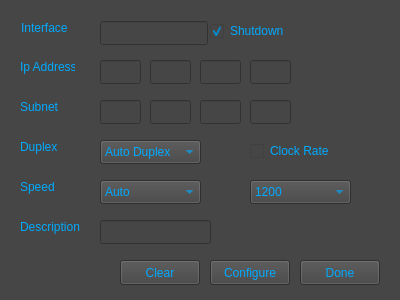
<?xml version="1.0" encoding="UTF-8"?>
<ui version="4.0">
 <class>Interface</class>
 <widget class="QWidget" name="Interface">
  <property name="geometry">
   <rect>
    <x>0</x>
    <y>0</y>
    <width>400</width>
    <height>300</height>
   </rect>
  </property>
  <property name="windowTitle">
   <string>Form</string>
  </property>
  <property name="styleSheet">
   <string notr="true">gridline-color: rgb(0, 0, 0);
background-color: rgb(70, 70, 70);
alternate-background-color: rgb(0, 0, 0);
border-color: rgb(0, 0, 0);
selection-color: rgb(0, 85, 255);
selection-background-color: rgb(0, 0, 127);</string>
  </property>
  <widget class="QLabel" name="label">
   <property name="geometry">
    <rect>
     <x>21</x>
     <y>21</y>
     <width>52</width>
     <height>16</height>
    </rect>
   </property>
   <property name="styleSheet">
    <string notr="true">color :rgb(0, 170, 255)</string>
   </property>
   <property name="text">
    <string>Interface</string>
   </property>
   <property name="alignment">
    <set>Qt::AlignLeading|Qt::AlignLeft|Qt::AlignTop</set>
   </property>
  </widget>
  <widget class="QLineEdit" name="interfaceBox">
   <property name="geometry">
    <rect>
     <x>100</x>
     <y>21</y>
     <width>108</width>
     <height>24</height>
    </rect>
   </property>
   <property name="styleSheet">
    <string notr="true">color: rgb(85, 170, 255);
gridline-color: rgb(0, 0, 0);
selection-color: rgb(0, 0, 0);
border-color: rgb(0, 0, 0);</string>
   </property>
  </widget>
  <widget class="QPushButton" name="exitBtn">
   <property name="geometry">
    <rect>
     <x>300</x>
     <y>260</y>
     <width>80</width>
     <height>25</height>
    </rect>
   </property>
   <property name="cursor">
    <cursorShape>PointingHandCursor</cursorShape>
   </property>
   <property name="styleSheet">
    <string notr="true">color: rgb(0, 170, 255);
background-color: rgb(66, 66, 66);
border-color: rgb(0, 0, 0);</string>
   </property>
   <property name="text">
    <string>Done</string>
   </property>
  </widget>
  <widget class="QPushButton" name="configBtn">
   <property name="geometry">
    <rect>
     <x>210</x>
     <y>260</y>
     <width>80</width>
     <height>25</height>
    </rect>
   </property>
   <property name="cursor">
    <cursorShape>PointingHandCursor</cursorShape>
   </property>
   <property name="styleSheet">
    <string notr="true">color: rgb(0, 170, 255);
background-color: rgb(66, 66, 66);
border-color: rgb(0, 0, 0);</string>
   </property>
   <property name="text">
    <string>Configure</string>
   </property>
   <property name="shortcut">
    <string>Return</string>
   </property>
  </widget>
  <widget class="QLabel" name="label_2">
   <property name="geometry">
    <rect>
     <x>20</x>
     <y>60</y>
     <width>55</width>
     <height>16</height>
    </rect>
   </property>
   <property name="styleSheet">
    <string notr="true">color :rgb(0, 170, 255)</string>
   </property>
   <property name="text">
    <string>Ip Address</string>
   </property>
   <property name="alignment">
    <set>Qt::AlignLeading|Qt::AlignLeft|Qt::AlignTop</set>
   </property>
  </widget>
  <widget class="QLineEdit" name="ipBox1">
   <property name="geometry">
    <rect>
     <x>100</x>
     <y>60</y>
     <width>41</width>
     <height>24</height>
    </rect>
   </property>
   <property name="styleSheet">
    <string notr="true">color: rgb(0, 170, 255);
border-color: rgb(0, 0, 0);</string>
   </property>
  </widget>
  <widget class="QLineEdit" name="ipBox2">
   <property name="geometry">
    <rect>
     <x>150</x>
     <y>60</y>
     <width>41</width>
     <height>24</height>
    </rect>
   </property>
   <property name="styleSheet">
    <string notr="true">color: rgb(0, 170, 255);
border-color: rgb(0, 0, 0);</string>
   </property>
  </widget>
  <widget class="QLineEdit" name="ipBox3">
   <property name="geometry">
    <rect>
     <x>200</x>
     <y>60</y>
     <width>41</width>
     <height>24</height>
    </rect>
   </property>
   <property name="styleSheet">
    <string notr="true">color: rgb(0, 170, 255);
border-color: rgb(0, 0, 0);</string>
   </property>
  </widget>
  <widget class="QLineEdit" name="ipBox4">
   <property name="geometry">
    <rect>
     <x>250</x>
     <y>60</y>
     <width>41</width>
     <height>24</height>
    </rect>
   </property>
   <property name="styleSheet">
    <string notr="true">color: rgb(0, 170, 255);
border-color: rgb(0, 0, 0);</string>
   </property>
  </widget>
  <widget class="QLineEdit" name="subBox4">
   <property name="geometry">
    <rect>
     <x>250</x>
     <y>100</y>
     <width>41</width>
     <height>24</height>
    </rect>
   </property>
   <property name="styleSheet">
    <string notr="true">color: rgb(0, 170, 255);</string>
   </property>
  </widget>
  <widget class="QLineEdit" name="subBox3">
   <property name="geometry">
    <rect>
     <x>200</x>
     <y>100</y>
     <width>41</width>
     <height>24</height>
    </rect>
   </property>
   <property name="styleSheet">
    <string notr="true">color: rgb(0, 170, 255);</string>
   </property>
  </widget>
  <widget class="QLineEdit" name="subBox1">
   <property name="geometry">
    <rect>
     <x>100</x>
     <y>100</y>
     <width>41</width>
     <height>24</height>
    </rect>
   </property>
   <property name="styleSheet">
    <string notr="true">color: rgb(0, 170, 255);</string>
   </property>
  </widget>
  <widget class="QLabel" name="label_3">
   <property name="geometry">
    <rect>
     <x>20</x>
     <y>100</y>
     <width>55</width>
     <height>16</height>
    </rect>
   </property>
   <property name="styleSheet">
    <string notr="true">color :rgb(0, 170, 255)</string>
   </property>
   <property name="text">
    <string>Subnet</string>
   </property>
   <property name="alignment">
    <set>Qt::AlignLeading|Qt::AlignLeft|Qt::AlignTop</set>
   </property>
  </widget>
  <widget class="QLineEdit" name="subBox2">
   <property name="geometry">
    <rect>
     <x>150</x>
     <y>100</y>
     <width>41</width>
     <height>24</height>
    </rect>
   </property>
   <property name="styleSheet">
    <string notr="true">color: rgb(0, 170, 255);</string>
   </property>
  </widget>
  <widget class="QCheckBox" name="shutBox">
   <property name="geometry">
    <rect>
     <x>210</x>
     <y>20</y>
     <width>83</width>
     <height>22</height>
    </rect>
   </property>
   <property name="cursor">
    <cursorShape>PointingHandCursor</cursorShape>
   </property>
   <property name="styleSheet">
    <string notr="true">color: rgb(0, 170, 255);
alternate-background-color: rgb(66, 66, 66);
background-color: rgba(70, 70, 70, 70);
gridline-color: rgb(0, 0, 0);
selection-color: rgb(255, 170, 0);
selection-background-color: rgb(66, 66, 66);
border-color: rgb(0, 0, 0);</string>
   </property>
   <property name="text">
    <string>Shutdown</string>
   </property>
   <property name="checked">
    <bool>true</bool>
   </property>
  </widget>
  <widget class="QComboBox" name="duplexCombo">
   <property name="geometry">
    <rect>
     <x>100</x>
     <y>140</y>
     <width>101</width>
     <height>24</height>
    </rect>
   </property>
   <property name="cursor">
    <cursorShape>PointingHandCursor</cursorShape>
   </property>
   <property name="styleSheet">
    <string notr="true">color: rgb(0, 170, 255);
background-color: rgb(66, 66, 66);
border-color: rgb(0, 0, 0);</string>
   </property>
   <item>
    <property name="text">
     <string>Auto Duplex</string>
    </property>
   </item>
   <item>
    <property name="text">
     <string>Half Duplex</string>
    </property>
   </item>
   <item>
    <property name="text">
     <string>Full Duplex</string>
    </property>
   </item>
  </widget>
  <widget class="QLabel" name="label_4">
   <property name="geometry">
    <rect>
     <x>20</x>
     <y>140</y>
     <width>55</width>
     <height>16</height>
    </rect>
   </property>
   <property name="styleSheet">
    <string notr="true">color :rgb(0, 170, 255)</string>
   </property>
   <property name="text">
    <string>Duplex</string>
   </property>
   <property name="alignment">
    <set>Qt::AlignLeading|Qt::AlignLeft|Qt::AlignTop</set>
   </property>
  </widget>
  <widget class="QLabel" name="label_5">
   <property name="geometry">
    <rect>
     <x>20</x>
     <y>180</y>
     <width>55</width>
     <height>16</height>
    </rect>
   </property>
   <property name="styleSheet">
    <string notr="true">color :rgb(0, 170, 255)</string>
   </property>
   <property name="text">
    <string>Speed</string>
   </property>
   <property name="alignment">
    <set>Qt::AlignLeading|Qt::AlignLeft|Qt::AlignTop</set>
   </property>
  </widget>
  <widget class="QComboBox" name="speedCombo">
   <property name="geometry">
    <rect>
     <x>100</x>
     <y>180</y>
     <width>101</width>
     <height>24</height>
    </rect>
   </property>
   <property name="cursor">
    <cursorShape>PointingHandCursor</cursorShape>
   </property>
   <property name="styleSheet">
    <string notr="true">color: rgb(0, 170, 255);
background-color: rgb(66, 66, 66);
border-color: rgb(0, 0, 0);</string>
   </property>
   <item>
    <property name="text">
     <string>Auto</string>
    </property>
   </item>
   <item>
    <property name="text">
     <string>10</string>
    </property>
   </item>
   <item>
    <property name="text">
     <string>100</string>
    </property>
   </item>
   <item>
    <property name="text">
     <string>1000</string>
    </property>
   </item>
  </widget>
  <widget class="QPushButton" name="clearBtn">
   <property name="geometry">
    <rect>
     <x>120</x>
     <y>260</y>
     <width>80</width>
     <height>25</height>
    </rect>
   </property>
   <property name="cursor">
    <cursorShape>PointingHandCursor</cursorShape>
   </property>
   <property name="styleSheet">
    <string notr="true">color: rgb(0, 170, 255);
background-color: rgb(66, 66, 66);
border-color: rgb(0, 0, 0);</string>
   </property>
   <property name="text">
    <string>Clear</string>
   </property>
  </widget>
  <widget class="QLabel" name="label_6">
   <property name="geometry">
    <rect>
     <x>20</x>
     <y>220</y>
     <width>71</width>
     <height>16</height>
    </rect>
   </property>
   <property name="styleSheet">
    <string notr="true">color :rgb(0, 170, 255)</string>
   </property>
   <property name="text">
    <string>Description</string>
   </property>
   <property name="alignment">
    <set>Qt::AlignLeading|Qt::AlignLeft|Qt::AlignTop</set>
   </property>
  </widget>
  <widget class="QLineEdit" name="descripBox">
   <property name="geometry">
    <rect>
     <x>100</x>
     <y>220</y>
     <width>111</width>
     <height>24</height>
    </rect>
   </property>
   <property name="styleSheet">
    <string notr="true">color: rgb(0, 170, 255);</string>
   </property>
  </widget>
  <widget class="QComboBox" name="clockCombo">
   <property name="geometry">
    <rect>
     <x>250</x>
     <y>180</y>
     <width>101</width>
     <height>24</height>
    </rect>
   </property>
   <property name="styleSheet">
    <string notr="true">color: rgb(0, 170, 255);
background-color: rgb(66, 66, 66);
border-color: rgb(0, 0, 0);</string>
   </property>
   <item>
    <property name="text">
     <string>1200</string>
    </property>
   </item>
   <item>
    <property name="text">
     <string>2400</string>
    </property>
   </item>
   <item>
    <property name="text">
     <string>4800</string>
    </property>
   </item>
   <item>
    <property name="text">
     <string>9600</string>
    </property>
   </item>
   <item>
    <property name="text">
     <string>19200</string>
    </property>
   </item>
   <item>
    <property name="text">
     <string>38400 </string>
    </property>
   </item>
   <item>
    <property name="text">
     <string>56000 </string>
    </property>
   </item>
   <item>
    <property name="text">
     <string>64000 </string>
    </property>
   </item>
   <item>
    <property name="text">
     <string>72000</string>
    </property>
   </item>
   <item>
    <property name="text">
     <string>125000  </string>
    </property>
   </item>
   <item>
    <property name="text">
     <string>128000   </string>
    </property>
   </item>
   <item>
    <property name="text">
     <string>148000</string>
    </property>
   </item>
   <item>
    <property name="text">
     <string>250000   </string>
    </property>
   </item>
   <item>
    <property name="text">
     <string>500000  </string>
    </property>
   </item>
   <item>
    <property name="text">
     <string>800000   </string>
    </property>
   </item>
   <item>
    <property name="text">
     <string>1000000  </string>
    </property>
   </item>
   <item>
    <property name="text">
     <string>1300000   </string>
    </property>
   </item>
   <item>
    <property name="text">
     <string>2000000  </string>
    </property>
   </item>
   <item>
    <property name="text">
     <string>4000000</string>
    </property>
   </item>
  </widget>
  <widget class="QCheckBox" name="clockCheck">
   <property name="geometry">
    <rect>
     <x>250</x>
     <y>140</y>
     <width>83</width>
     <height>22</height>
    </rect>
   </property>
   <property name="cursor">
    <cursorShape>PointingHandCursor</cursorShape>
   </property>
   <property name="styleSheet">
    <string notr="true">color: rgb(0, 170, 255);
alternate-background-color: rgb(66, 66, 66);
background-color: rgba(70, 70, 70, 70);
gridline-color: rgb(0, 0, 0);
selection-color: rgb(255, 170, 0);
selection-background-color: rgb(66, 66, 66);
border-color: rgb(0, 0, 0);</string>
   </property>
   <property name="text">
    <string>Clock Rate</string>
   </property>
   <property name="checked">
    <bool>false</bool>
   </property>
  </widget>
 </widget>
 <tabstops>
  <tabstop>interfaceBox</tabstop>
  <tabstop>ipBox1</tabstop>
  <tabstop>ipBox2</tabstop>
  <tabstop>ipBox3</tabstop>
  <tabstop>ipBox4</tabstop>
  <tabstop>subBox1</tabstop>
  <tabstop>subBox2</tabstop>
  <tabstop>subBox3</tabstop>
  <tabstop>subBox4</tabstop>
  <tabstop>shutBox</tabstop>
  <tabstop>duplexCombo</tabstop>
  <tabstop>speedCombo</tabstop>
  <tabstop>clockCheck</tabstop>
  <tabstop>clockCombo</tabstop>
  <tabstop>descripBox</tabstop>
  <tabstop>clearBtn</tabstop>
  <tabstop>configBtn</tabstop>
  <tabstop>exitBtn</tabstop>
 </tabstops>
 <resources/>
 <connections/>
</ui>
